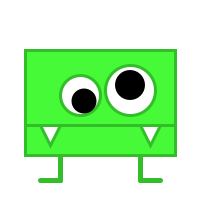
Frame 1 (no input)
Frame 60 (the mouse pressed at the canvas centre just before this capture): identical to frame 1, image omitted
Frame 120 (the mouse held since frame 60 and released just before this capture): identical to frame 1, image omitted

The Processing sketch that drew this single still picture (run headless with seeded random() and noise(); from frame 60 on, the mouse is pressed at the canvas centre):

// Processing sketch: processing_26413
// ── processing_26413.pde

void setup() {
  size(200, 200);
}

void draw() {
  background(255);
  
  //draw creature's body
  smooth();
  strokeWeight(3);
  stroke(50, 190, 40);
  fill(70, 250, 55);
  rect(25, 50, 150, 100);
  
  //draw mouth
  rect(25, 125, 150, 30);
  
  //draw teeth
  fill(255);
  triangle(40, 125, 60, 125, 50, 145); 
  triangle(140, 125, 160, 125, 150, 145); 
  
  //draw eyes
  fill(255);
  ellipse(80, 95, 40, 40);
  ellipse(130, 90, 50, 50);
  
  //draw eyeballs
  noStroke();
  fill(0);
  ellipse(84, 101, 25, 25);
  ellipse(130, 85, 30, 30);
  
  //draw legs
  strokeWeight(5);
  stroke(50, 190, 40);
  
  //left leg
  line(60, 156, 60, 180);
  line(60, 180, 40, 180);
  
  //right leg
  line(140, 156, 140, 180);
  line(140, 180, 160, 180);
  
  //creature comment
  println("Hello World!");
}
